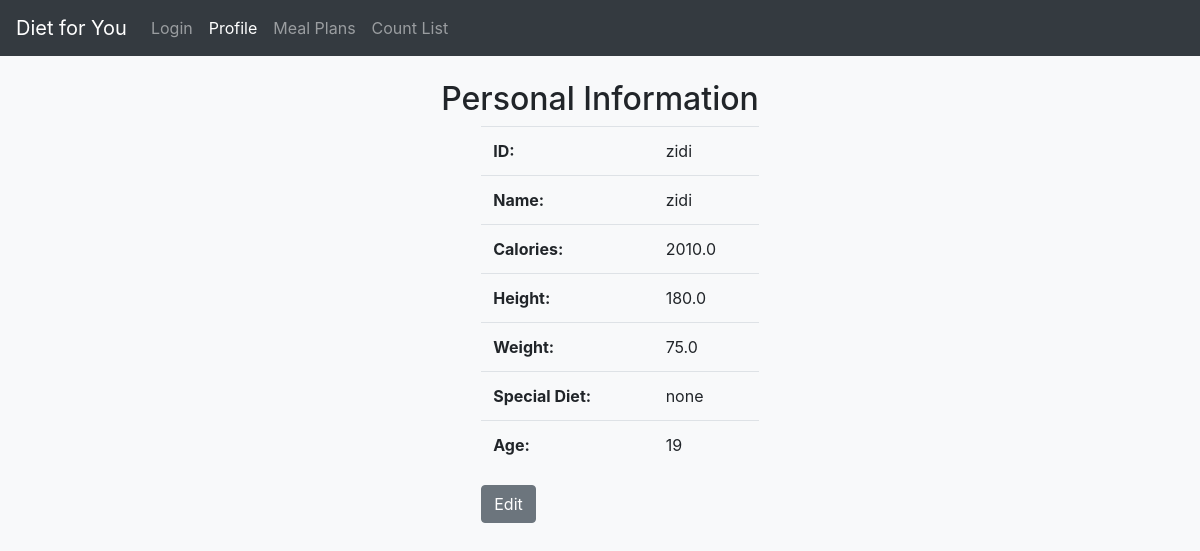
The page /main/ (signed in) on the database its author committed.
### main/models.py (models this page shows, shortened)
class post_data(models.Model):
    id = models.CharField(max_length = 50, primary_key= True)
    calories = models.FloatField(default= 2000.0)
    height = models.FloatField(default = 180)
    weight = models.FloatField(default = 75)
    name = models.CharField(max_length=50, default='')
    dailyExtraConsume = models.FloatField(default=0)
    specialDiet = models.CharField(max_length = 100, default = 'none')
    age = models.IntegerField(null = True)

### main/views.py (the view)
# urls.py: path('main/', personalInfo),
def personalInfo(request):
   currentUser = request.user
   personId = currentUser.username
   person = post_data.objects.raw('SELECT * FROM main_post_data WHERE id = %s', [personId])
   return render(request, 'test2.html', {'info' : person}
   )

### templates/test2.html (shortened to what this page needs)
<!doctype html>
<html lang="en">
    <head>
        <link rel="stylesheet" href="https://stackpath.bootstrapcdn.com/bootstrap/4.5.0/css/bootstrap.min.css">
        <nav class="navbar navbar-expand navbar-dark bg-dark">
      <div class="collapse navbar-collapse" id="navbarsExample02">
        <a class="navbar-brand" href="/home">Diet for You</a>
        <ul class="navbar-nav mr-auto">
          <li class="nav-item">
            <a class="nav-link" href="/login">Login</a>
          </li>
          <li class="nav-item active">
            <a class="nav-link" href="/main">Profile<span class="sr-only">(current)</span></a>
          </li>
          <li class="nav-item">
            <a class="nav-link" href="/recipe">Meal Plans</a>
          </li>
          <li class="nav-item">
            <a class="nav-link" href="/countList">Count List</a>
        </li>
        </ul>
      </div>
    </nav>
      </head>
      <body class="bg-light">
            <div class="container">
          <div class="row">
            <div class="mt-4 mb-4 mx-auto" style="text-align:left">
            <h2>Personal Information</h2>
            <div class="mb-4">
              <ul>
                  {% for inf in info %}
                  <table class="table">
                    <tbody>
                      <tr>
                        <th scope="row">ID: </th>
                        <td>{{inf.id}}</td>
                      </tr>
                      <tr>
                        <th scope="row">Name: </th>
                        <td>{{inf.name}}</td>
                      </tr>
                      <tr>
                        <th scope="row">Calories: </th>
                        <td>{{inf.calories}}</td>
                      </tr>
                      <tr>
                        <th scope="row">Height: </th>
                        <td>{{inf.height}}</td>
                      </tr>
                      <tr>
                        <th scope="row">Weight: </th>
                        <td>{{inf.weight}}</td>
                      </tr>
                      <tr>
                        <th scope="row">Special Diet: </th>
                        <td>{{inf.specialDiet}}</td>
                      </tr>
                      <tr>
                        <th scope="row">Age: </th>
                        <td>{{inf.age}}</td>
                      </tr>
                    </tbody>
                </table>
                  <form action="/edit/" method="POST">
                  <button type="submit" class="btn btn-secondary">Edit</button>
                  </form>
                  {% endfor %}
              </ul>
    </div>
    </div>
        </div>
      </div>
    </body>
    </html>

### rows shown on the page
post_data: id "zidi", name "zidi", calories "2010.0", height "180.0", weight "75.0", specialDiet "none", age "19"
